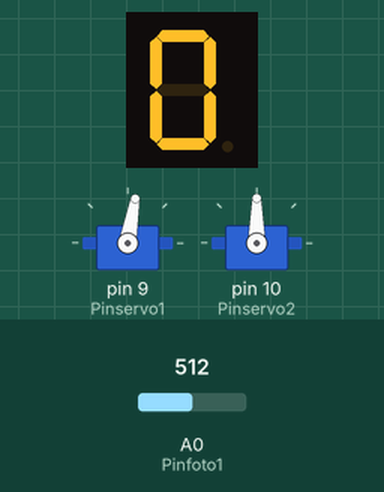
Simulated run of this sketch. Board: Arduino Uno, built with avr-gcc and run on an emulated ATmega328P. On the bench: 1-digit seven-segment display, 2 × servo. Wiring (inferred from the names in the program): 1-digit 7-segment display, segments lit when LOW: segments pin 2, pin 3, pin 4, pin 5, pin 6, pin 7, pin 8. The inputs (shaded band) are chosen by the test bench; at power-on: A0 (Pinfoto1) = 512. The segment pins are drawn as the display they are named for.

Above: at 1.2 s.
1.3 s: A0 (Pinfoto1) set to 4
2.8 s: A0 (Pinfoto1) set to 1
At 4.7 s:
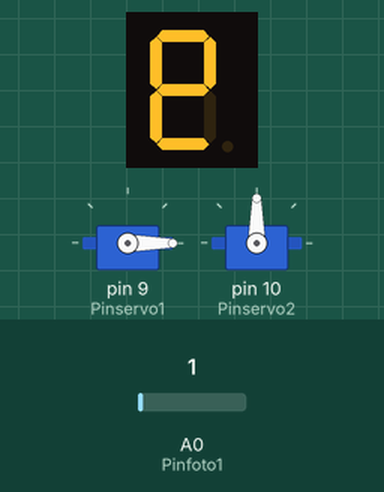
13.7 s: A0 (Pinfoto1) set to 17
At 14.2 s:
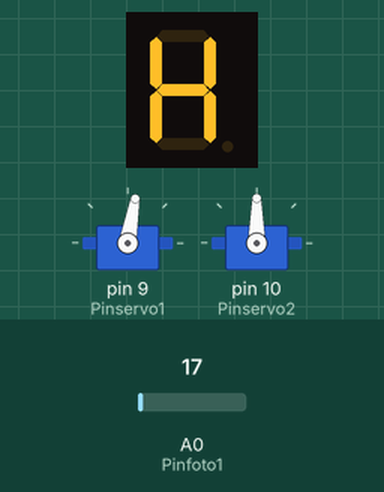
15.3 s: A0 (Pinfoto1) set to 0
At 15.51 s:
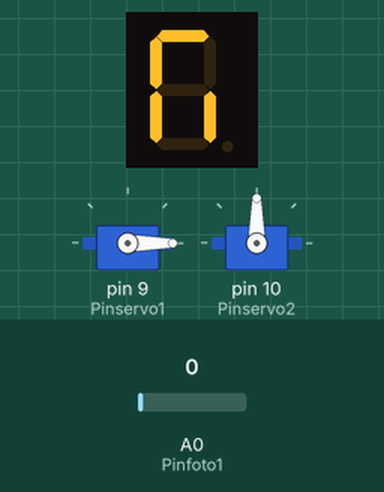
Timing chart, 0 to 18.3 s (numbered marks = the images above; inputs shaded):
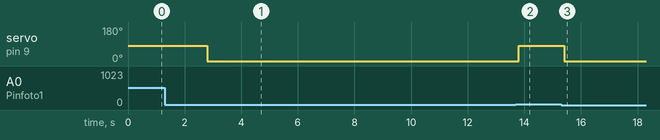

The sketch:

Estacionamiento_Proyecto.ino
```cpp
//Inportar las librerias necesarias para que los sensores y/o actuadores funcionen
#include <Servo.h>
//Declaracion de variables para los pines de entrada y salida analogos y digitales
//Areglo de pines digitales para el display 7 segmentos ánodo común
const int pins[7] = { 2, 3, 4, 5, 6, 7, 8 };
const int Pinfoto1 = A0;
const int Pinfoto2 = A1;
int Pinservo1 = 9;
int Pinservo2 = 10;
//Declarar e igualar variables a un valor deseado
int fotoValor1 = 0; //Establecer valor 0 para que el fotorresistor1 inicie en este valor
int fotoValor2 = 0; //Establecer valor 0 para que el fotorresistor2 inicie en este valor
int NoCarrosEst;
//Esto es un objeto de clase servo para utilizar las acciones del servomotor conectado al pin especifico
Servo servomotor1;
Servo servomotor2;
//                 a  b  c  d  e  f  g
//Declarar un array o areglo de 6 espacios con los numeros para que se muestre en el display 7 segmentos ánodo común
const byte numbersDisplayAnode[6] = {
                          0b1000000,     //0
                          0b1111001,          //1
                          0b0100100,          //2
                          0b0110000,          //3
                          0b0011001,          //4
                          0b0010010};         //5
//Es una función en Arduino que se ejecuta una vez al inicio del programa
void setup() {
  pinMode(Pinfoto1, INPUT);
  pinMode(Pinfoto2, INPUT);
  servomotor1.attach(Pinservo1);
  servomotor2.attach(Pinservo2);
  Serial.begin(9600);
  for(int i = 0; i < 7; i++) {
    pinMode(pins[i], OUTPUT);
  }
  //Establecer el numero 0 en el display 7 segmentos ánodo común
  lightSegments(0);
}
void loop() {
  //Escribir Valor de fotorresistor 1
  fotoValor1 = analogRead(Pinfoto1);
  //sentencia if para saber si esta un carro delante de la pluma
  if (fotoValor1 < 3 ) {
     NoCarrosEst += 1;
    //Escribir Numero de display 7 segmentos ánodo común
    lightSegments(NoCarrosEst);
    //Escribir Valor de grados de servo motor 1
    servomotor1.write(0);
  }
  //sentencia if para saber si no esta un carro delante de la pluma
  if (fotoValor1 > 4 ) {
    //Escribir Numero de display 7 segmentos ánodo común
    lightSegments(NoCarrosEst);
    //Escribir Valor de grados de servo motor 1
    servomotor1.write(80);
  }
    //Esperar
    delay(200);
}
//Método para asignar codigo dependiendo el numero del array
void lightSegments(int number) {
  byte numberBit = numbersDisplayAnode[number];
  for (int i = 0; i < 7; i++)  {
    int bit = bitRead(numberBit, i);
    digitalWrite(pins[i], bit);
  }
}
```

Measured:
- the behaviour switches between 3 and 2 on A0 (Pinfoto1) (found by bisection; images 0 and 1)
- after the input at 1.3 s, every drawn part: stays the same
- after the input at 2.8 s, servo on pin 9 (Pinservo1): 80° → 0° at once; the display: first changes at once (image 1 shows a later state)
- after the input at 13.7 s, servo on pin 9 (Pinservo1): 0° → 80° after 0.11 s
- after the input at 15.3 s, servo on pin 9 (Pinservo1): 80° → 0° after 0.11 s; the display: changes after 0.11 s (image 3)
